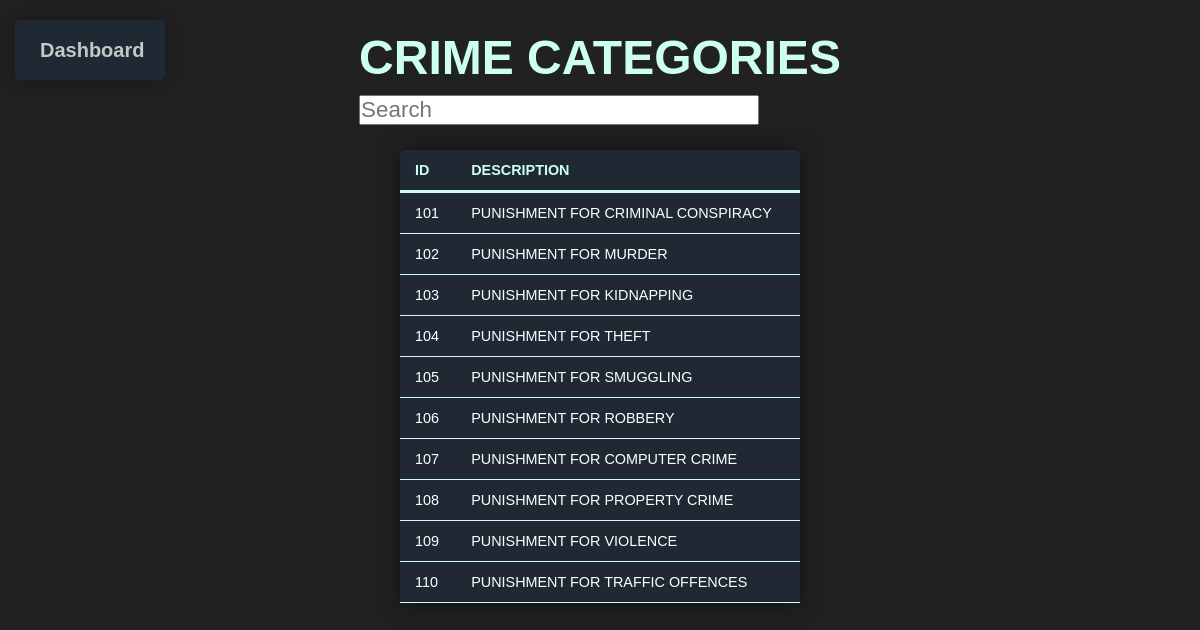
The page /viewcrime.php on the database its author committed.
### tables this page shows
CREATE TABLE `crime` (
  `CRIME_ID` varchar(255) NOT NULL,
  `CRIME_NAME` varchar(50) DEFAULT NULL
);

### viewcrime.php (the view, shortened to what this page needs)
<?php
include_once "dbh.php";
$sql = "SELECT * FROM `crime`";
$result = mysqli_query($conn, $sql);
$resultcheck=mysqli_num_rows($result);
if($resultcheck>0) {
?>
<html>
    <link rel="stylesheet" href="./styles/style.css">
    <link rel="stylesheet" href="https://cdnjs.cloudflare.com/ajax/libs/font-awesome/5.15.1/css/all.min.css" />
    <body class='abc'>
    <div class='top_div'>
    <form action="policedash.php" method="post">
    <button  type=submit class="button" >Dashboard</button>
        <h2 class='table-heading'>CRIME CATEGORIES</h2>
        <input type="text" id="search" name="search" placeholder="Search" autocomplete="off">
        </div>
        <section class='display_table'>
        <table class='content-table'>
            <thead>
                <th>ID</th>
                <th>DESCRIPTION</th>
            </thead>
        <?php
            while($rows = mysqli_fetch_assoc($result)) {
        ?>
            <tbody>
                <tr>
                    <td><?php echo $rows['CRIME_ID'];  ?></td>
                    <td><?php echo $rows['CRIME_NAME']; ?></td>
                </tr>
            </tbody>
            <?php
                }
                ?>
        </table>
     </section>
    </body>
</html>
<?php
}
else{
    echo "<script>
    window.location.href='policedash.php';
    alert('No Crime Categories! ');
    </script>";
    exit();
}
?>

### styles/style.css (style rules this page uses)
.abc { background-color: #222121; }
.content-table { font-family: 'Poppins', sans-serif; border-collapse: collapse; margin: 25px 0; font-size: 0.9em; min-width: 400px; border-radius: 5px 5px 0 0; overflow: hidden; -webkit-box-shadow: 0 0 25px rgba(0, 0, 0, 0.5); box-shadow: 0 0 25px rgba(0, 0, 0, 0.5); }
.content-table tbody { background-color: #1f2833; }
.content-table th, .content-table td { padding: 12px 15px; }
.content-table tbody tr { border-bottom: 1px solid #ccffee; color: #fff; }
.display_table { display: -webkit-box; display: -ms-flexbox; display: flex; -webkit-box-pack: center; -ms-flex-pack: center; justify-content: center; }
.table-heading { font-size: 6vh; color: #ccffee; text-align: center; font-family: 'Poppins', sans-serif; margin: 30px 0px 10px 0px; }
.top_div { display: -webkit-box; display: -ms-flexbox; display: flex; -ms-flex-pack: distribute; justify-content: space-around; }
.top_div input { outline: none; width: 400px; font-size: 1.4em; }
* { margin: 0; padding: 0; -webkit-box-sizing: border-box; box-sizing: border-box; }
.button { display: inline-block; position: absolute; top: 20px; left: 15px; padding: 15px 25px; font-size: 20px; font-family: 'Poppins', sans-serif; cursor: pointer; font-weight: bold; width: 150px; height: 60px; text-align: center; text-decoration: none; outline: none; color: #C5C6C7; background-color: #1f2833; border: none; border-radius: 5px; -webkit-box-shadow: 0 0 20px rgba(0, 0, 0, 0.3); box-shadow: 0 0 20px rgba(0, 0, 0, 0.3); }

### rows shown on the page
crime: CRIME_ID "101", CRIME_NAME "PUNISHMENT FOR CRIMINAL CONSPIRACY"
crime: CRIME_ID "102", CRIME_NAME "PUNISHMENT FOR MURDER"
crime: CRIME_ID "103", CRIME_NAME "PUNISHMENT FOR KIDNAPPING"
crime: CRIME_ID "104", CRIME_NAME "PUNISHMENT FOR THEFT"
crime: CRIME_ID "105", CRIME_NAME "PUNISHMENT FOR SMUGGLING"
crime: CRIME_ID "106", CRIME_NAME "PUNISHMENT FOR ROBBERY"
crime: CRIME_ID "107", CRIME_NAME "PUNISHMENT FOR COMPUTER CRIME"
crime: CRIME_ID "108", CRIME_NAME "PUNISHMENT FOR PROPERTY CRIME"
crime: CRIME_ID "109", CRIME_NAME "PUNISHMENT FOR VIOLENCE"
crime: CRIME_ID "110", CRIME_NAME "PUNISHMENT FOR TRAFFIC OFFENCES"
